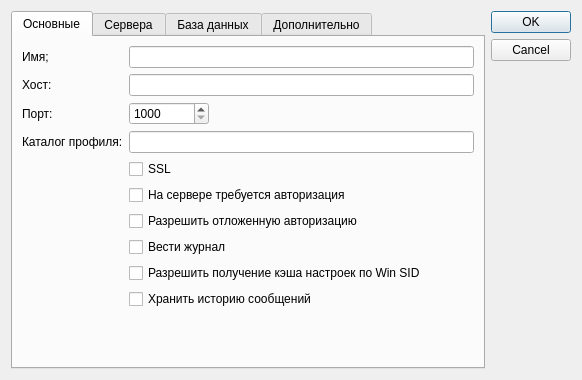
<?xml version="1.0" encoding="UTF-8"?>
<ui version="4.0">
 <class>DialogSeverSettings</class>
 <widget class="QDialog" name="DialogSeverSettings">
  <property name="geometry">
   <rect>
    <x>0</x>
    <y>0</y>
    <width>582</width>
    <height>380</height>
   </rect>
  </property>
  <property name="windowTitle">
   <string> Настройки сервера</string>
  </property>
  <layout class="QGridLayout" name="gridLayout_2">
   <item row="0" column="1">
    <widget class="QDialogButtonBox" name="buttonBox">
     <property name="orientation">
      <enum>Qt::Vertical</enum>
     </property>
     <property name="standardButtons">
      <set>QDialogButtonBox::Cancel|QDialogButtonBox::Ok</set>
     </property>
    </widget>
   </item>
   <item row="0" column="0">
    <widget class="QTabWidget" name="tabWidget">
     <property name="currentIndex">
      <number>0</number>
     </property>
     <widget class="QWidget" name="tab">
      <attribute name="title">
       <string>Основные</string>
      </attribute>
      <layout class="QGridLayout" name="gridLayout_3">
       <item row="0" column="0">
        <layout class="QGridLayout" name="gridLayout">
         <item row="0" column="1">
          <widget class="QLineEdit" name="edtServerName"/>
         </item>
         <item row="4" column="1">
          <widget class="QSpinBox" name="spinPort">
           <property name="maximumSize">
            <size>
             <width>80</width>
             <height>16777215</height>
            </size>
           </property>
           <property name="minimum">
            <number>1000</number>
           </property>
           <property name="maximum">
            <number>9999</number>
           </property>
          </widget>
         </item>
         <item row="6" column="1">
          <widget class="QCheckBox" name="chServerSsl">
           <property name="text">
            <string>SSL</string>
           </property>
          </widget>
         </item>
         <item row="9" column="1">
          <widget class="QCheckBox" name="chWriteLog">
           <property name="text">
            <string>Вести журнал</string>
           </property>
          </widget>
         </item>
         <item row="7" column="1">
          <widget class="QCheckBox" name="chAutorizationMode">
           <property name="text">
            <string>На сервере требуется авторизация</string>
           </property>
          </widget>
         </item>
         <item row="1" column="1">
          <widget class="QLineEdit" name="edtServerHost"/>
         </item>
         <item row="10" column="1">
          <widget class="QCheckBox" name="chAllowIdentificationByWINSID">
           <property name="text">
            <string>Разрешить получение кэша настроек по Win SID</string>
           </property>
          </widget>
         </item>
         <item row="5" column="0">
          <widget class="QLabel" name="label_6">
           <property name="text">
            <string>Каталог профиля:</string>
           </property>
          </widget>
         </item>
         <item row="8" column="1">
          <widget class="QCheckBox" name="chAllowDelayedAuth">
           <property name="text">
            <string>Разрешить отложенную авторизацию</string>
           </property>
          </widget>
         </item>
         <item row="1" column="0">
          <widget class="QLabel" name="label">
           <property name="text">
            <string>Хост:</string>
           </property>
          </widget>
         </item>
         <item row="12" column="1">
          <spacer name="verticalSpacer">
           <property name="orientation">
            <enum>Qt::Vertical</enum>
           </property>
           <property name="sizeHint" stdset="0">
            <size>
             <width>20</width>
             <height>40</height>
            </size>
           </property>
          </spacer>
         </item>
         <item row="4" column="0">
          <widget class="QLabel" name="label_2">
           <property name="text">
            <string>Порт:</string>
           </property>
          </widget>
         </item>
         <item row="5" column="1">
          <widget class="QLineEdit" name="edtProfileDir"/>
         </item>
         <item row="0" column="0">
          <widget class="QLabel" name="label_5">
           <property name="text">
            <string>Имя;</string>
           </property>
          </widget>
         </item>
         <item row="11" column="1">
          <widget class="QCheckBox" name="chkAllowHistoryMessages">
           <property name="text">
            <string>Хранить историю сообщений</string>
           </property>
          </widget>
         </item>
        </layout>
       </item>
      </layout>
     </widget>
     <widget class="QWidget" name="tab_2">
      <attribute name="title">
       <string>Сервера</string>
      </attribute>
      <layout class="QGridLayout" name="gridLayout_4">
       <item row="1" column="0">
        <widget class="QGroupBox" name="groupBox_2">
         <property name="title">
          <string>WebDav</string>
         </property>
         <layout class="QGridLayout" name="gridLayout_8">
          <item row="0" column="0">
           <layout class="QGridLayout" name="gridLayout_7">
            <item row="0" column="1">
             <widget class="QLineEdit" name="edtWebDavHost"/>
            </item>
            <item row="1" column="0">
             <widget class="QLabel" name="label_11">
              <property name="text">
               <string>Пользователь:</string>
              </property>
             </widget>
            </item>
            <item row="0" column="0">
             <widget class="QLabel" name="label_10">
              <property name="text">
               <string>URL:</string>
              </property>
             </widget>
            </item>
            <item row="1" column="1">
             <widget class="QLineEdit" name="edtWebDavUser"/>
            </item>
            <item row="2" column="0">
             <widget class="QLabel" name="label_12">
              <property name="text">
               <string>Пароль:</string>
              </property>
             </widget>
            </item>
            <item row="2" column="1">
             <layout class="QHBoxLayout" name="horizontalLayout_2">
              <item>
               <widget class="QLineEdit" name="edtWebDavPwd">
                <property name="enabled">
                 <bool>false</bool>
                </property>
                <property name="echoMode">
                 <enum>QLineEdit::Password</enum>
                </property>
               </widget>
              </item>
              <item>
               <widget class="QToolButton" name="btnViewWebDavPwd">
                <property name="enabled">
                 <bool>false</bool>
                </property>
                <property name="text">
                 <string>...</string>
                </property>
                <property name="icon">
                 <iconset resource="ba_resurses.qrc">
                  <normaloff>:/img/viewPwd1.svg</normaloff>:/img/viewPwd1.svg</iconset>
                </property>
                <property name="checkable">
                 <bool>true</bool>
                </property>
               </widget>
              </item>
              <item>
               <widget class="QToolButton" name="btnEditWebDavPwd">
                <property name="text">
                 <string>...</string>
                </property>
                <property name="icon">
                 <iconset resource="ba_resurses.qrc">
                  <normaloff>:/img/itemEdit.png</normaloff>:/img/itemEdit.png</iconset>
                </property>
                <property name="checkable">
                 <bool>true</bool>
                </property>
               </widget>
              </item>
             </layout>
            </item>
           </layout>
          </item>
         </layout>
        </widget>
       </item>
       <item row="0" column="0">
        <widget class="QGroupBox" name="groupBox">
         <property name="title">
          <string>HTTP сервис 1С</string>
         </property>
         <layout class="QGridLayout" name="gridLayout_6">
          <item row="0" column="0">
           <layout class="QGridLayout" name="gridLayout_5">
            <item row="0" column="0">
             <widget class="QLabel" name="label_7">
              <property name="text">
               <string>URL:</string>
              </property>
             </widget>
            </item>
            <item row="0" column="1">
             <widget class="QLineEdit" name="edtHSHost"/>
            </item>
            <item row="1" column="0">
             <widget class="QLabel" name="label_8">
              <property name="text">
               <string>Пользователь:</string>
              </property>
             </widget>
            </item>
            <item row="2" column="0">
             <widget class="QLabel" name="label_9">
              <property name="text">
               <string>Пароль:</string>
              </property>
             </widget>
            </item>
            <item row="3" column="0">
             <widget class="QLabel" name="label_17">
              <property name="text">
               <string>Идентификатор плана обмена:</string>
              </property>
             </widget>
            </item>
            <item row="3" column="1">
             <widget class="QLineEdit" name="edtExchangePlan"/>
            </item>
            <item row="1" column="1">
             <widget class="QLineEdit" name="edtHSUser"/>
            </item>
            <item row="2" column="1">
             <layout class="QHBoxLayout" name="horizontalLayout">
              <item>
               <widget class="QLineEdit" name="edtHSPassword">
                <property name="enabled">
                 <bool>false</bool>
                </property>
                <property name="echoMode">
                 <enum>QLineEdit::Password</enum>
                </property>
               </widget>
              </item>
              <item>
               <widget class="QToolButton" name="btnViewHSPassword">
                <property name="enabled">
                 <bool>false</bool>
                </property>
                <property name="text">
                 <string>...</string>
                </property>
                <property name="icon">
                 <iconset resource="ba_resurses.qrc">
                  <normaloff>:/img/viewPwd1.svg</normaloff>:/img/viewPwd1.svg</iconset>
                </property>
                <property name="checkable">
                 <bool>true</bool>
                </property>
               </widget>
              </item>
              <item>
               <widget class="QToolButton" name="btnEditHSPassword">
                <property name="text">
                 <string>...</string>
                </property>
                <property name="icon">
                 <iconset resource="ba_resurses.qrc">
                  <normaloff>:/img/itemEdit.png</normaloff>:/img/itemEdit.png</iconset>
                </property>
                <property name="checkable">
                 <bool>true</bool>
                </property>
               </widget>
              </item>
             </layout>
            </item>
           </layout>
          </item>
         </layout>
        </widget>
       </item>
       <item row="2" column="0">
        <spacer name="verticalSpacer_3">
         <property name="orientation">
          <enum>Qt::Vertical</enum>
         </property>
         <property name="sizeHint" stdset="0">
          <size>
           <width>20</width>
           <height>40</height>
          </size>
         </property>
        </spacer>
       </item>
      </layout>
     </widget>
     <widget class="QWidget" name="tab_3">
      <attribute name="title">
       <string>База данных</string>
      </attribute>
      <layout class="QGridLayout" name="gridLayout_10">
       <item row="2" column="0">
        <spacer name="verticalSpacer_2">
         <property name="orientation">
          <enum>Qt::Vertical</enum>
         </property>
         <property name="sizeHint" stdset="0">
          <size>
           <width>20</width>
           <height>40</height>
          </size>
         </property>
        </spacer>
       </item>
       <item row="1" column="0">
        <layout class="QGridLayout" name="gridLayout_9">
         <item row="3" column="0">
          <widget class="QLabel" name="label_15">
           <property name="enabled">
            <bool>true</bool>
           </property>
           <property name="text">
            <string>Пользователь:</string>
           </property>
          </widget>
         </item>
         <item row="2" column="0">
          <widget class="QLabel" name="label_14">
           <property name="enabled">
            <bool>true</bool>
           </property>
           <property name="text">
            <string>Хост:</string>
           </property>
          </widget>
         </item>
         <item row="0" column="0">
          <widget class="QRadioButton" name="radioSqlite">
           <property name="text">
            <string>SQLite</string>
           </property>
          </widget>
         </item>
         <item row="3" column="1">
          <widget class="QLineEdit" name="edtSQLUser">
           <property name="enabled">
            <bool>true</bool>
           </property>
          </widget>
         </item>
         <item row="2" column="1">
          <widget class="QLineEdit" name="edtSQLHost">
           <property name="enabled">
            <bool>true</bool>
           </property>
          </widget>
         </item>
         <item row="1" column="0">
          <widget class="QRadioButton" name="radioSqlServer">
           <property name="text">
            <string>MS SQL Server</string>
           </property>
          </widget>
         </item>
         <item row="5" column="0">
          <widget class="QLabel" name="label_13">
           <property name="text">
            <string/>
           </property>
          </widget>
         </item>
         <item row="4" column="0">
          <widget class="QLabel" name="label_16">
           <property name="enabled">
            <bool>true</bool>
           </property>
           <property name="text">
            <string>Пароль:</string>
           </property>
          </widget>
         </item>
         <item row="4" column="1">
          <layout class="QHBoxLayout" name="horizontalLayout_3">
           <item>
            <widget class="QLineEdit" name="edtSQLPassword">
             <property name="enabled">
              <bool>false</bool>
             </property>
             <property name="echoMode">
              <enum>QLineEdit::Password</enum>
             </property>
            </widget>
           </item>
           <item>
            <widget class="QToolButton" name="btnViewSQLPassword">
             <property name="enabled">
              <bool>false</bool>
             </property>
             <property name="text">
              <string>...</string>
             </property>
             <property name="icon">
              <iconset resource="ba_resurses.qrc">
               <normaloff>:/img/viewPwd1.svg</normaloff>:/img/viewPwd1.svg</iconset>
             </property>
             <property name="checkable">
              <bool>true</bool>
             </property>
            </widget>
           </item>
           <item>
            <widget class="QToolButton" name="btnEditSQLPassword">
             <property name="text">
              <string>...</string>
             </property>
             <property name="icon">
              <iconset resource="ba_resurses.qrc">
               <normaloff>:/img/itemEdit.png</normaloff>:/img/itemEdit.png</iconset>
             </property>
             <property name="checkable">
              <bool>true</bool>
             </property>
            </widget>
           </item>
          </layout>
         </item>
        </layout>
       </item>
      </layout>
     </widget>
     <widget class="QWidget" name="custom">
      <attribute name="title">
       <string>Дополнительно</string>
      </attribute>
      <layout class="QGridLayout" name="gridLayout_11">
       <item row="0" column="0">
        <widget class="QGroupBox" name="groupBox_3">
         <property name="title">
          <string>Репозитории</string>
         </property>
         <layout class="QGridLayout" name="gridLayout_13">
          <item row="0" column="0">
           <layout class="QGridLayout" name="gridLayout_12">
            <item row="1" column="0">
             <widget class="QLabel" name="label_4">
              <property name="text">
               <string>Сервер:</string>
              </property>
             </widget>
            </item>
            <item row="0" column="1">
             <layout class="QHBoxLayout" name="horizontalLayout_4">
              <item>
               <widget class="QLineEdit" name="edtPriceCheckerRepo"/>
              </item>
              <item>
               <widget class="QToolButton" name="btnSelPriceCheckerRepo">
                <property name="text">
                 <string>...</string>
                </property>
               </widget>
              </item>
             </layout>
            </item>
            <item row="1" column="1">
             <layout class="QHBoxLayout" name="horizontalLayout_5">
              <item>
               <widget class="QLineEdit" name="edtServerRepo"/>
              </item>
              <item>
               <widget class="QToolButton" name="btnSelServerRepo">
                <property name="text">
                 <string>...</string>
                </property>
               </widget>
              </item>
             </layout>
            </item>
            <item row="0" column="0">
             <widget class="QLabel" name="label_3">
              <property name="text">
               <string>Прайс чекер:</string>
              </property>
             </widget>
            </item>
            <item row="2" column="0">
             <widget class="QLabel" name="label_18">
              <property name="text">
               <string>Путь к Firefox:</string>
              </property>
             </widget>
            </item>
            <item row="2" column="1">
             <layout class="QHBoxLayout" name="horizontalLayout_6">
              <item>
               <widget class="QLineEdit" name="txtFirefoxPath"/>
              </item>
              <item>
               <widget class="QToolButton" name="btnSelectFireFoxPatch">
                <property name="text">
                 <string>...</string>
                </property>
               </widget>
              </item>
             </layout>
            </item>
           </layout>
          </item>
          <item row="1" column="0">
           <spacer name="verticalSpacer_4">
            <property name="orientation">
             <enum>Qt::Vertical</enum>
            </property>
            <property name="sizeHint" stdset="0">
             <size>
              <width>20</width>
              <height>40</height>
             </size>
            </property>
           </spacer>
          </item>
         </layout>
        </widget>
       </item>
      </layout>
     </widget>
    </widget>
   </item>
  </layout>
 </widget>
 <resources>
  <include location="ba_resurses.qrc"/>
 </resources>
 <connections>
  <connection>
   <sender>buttonBox</sender>
   <signal>accepted()</signal>
   <receiver>DialogSeverSettings</receiver>
   <slot>accept()</slot>
   <hints>
    <hint type="sourcelabel">
     <x>248</x>
     <y>254</y>
    </hint>
    <hint type="destinationlabel">
     <x>157</x>
     <y>274</y>
    </hint>
   </hints>
  </connection>
  <connection>
   <sender>buttonBox</sender>
   <signal>rejected()</signal>
   <receiver>DialogSeverSettings</receiver>
   <slot>reject()</slot>
   <hints>
    <hint type="sourcelabel">
     <x>316</x>
     <y>260</y>
    </hint>
    <hint type="destinationlabel">
     <x>286</x>
     <y>274</y>
    </hint>
   </hints>
  </connection>
 </connections>
</ui>
